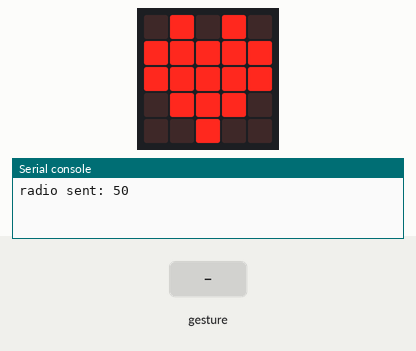
Recording of a program running on a simulated BBC micro:bit (MakeCode). Parts: the board's 5×5 LED display, the last lines printed to the serial console. The test bench sets the inputs (shaded band). No radio messages arrive unless stated (any console line starting 'radio sent:' is added by the test bench); a tilt is held for 1.5 s and a shake lasts 1 s, then the board lies face up again.

Above: at 1.2 s.
1.3 s: gesture 'tilt right'
At 2.6 s:
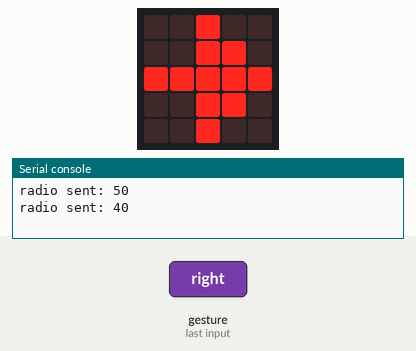
4.3 s: gesture 'tilt left'
At 5.0 s:
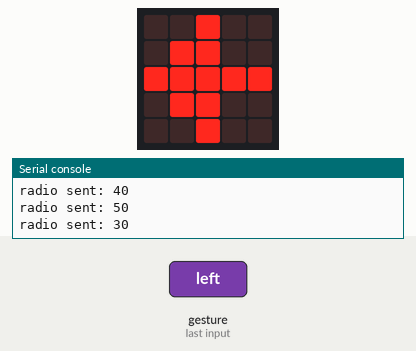
7.3 s: gesture 'logo down'
At 8.4 s:
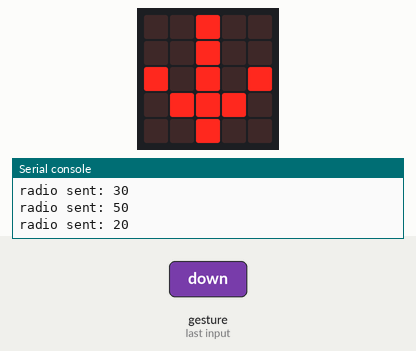
10.3 s: gesture 'logo up'
At 10.7 s:
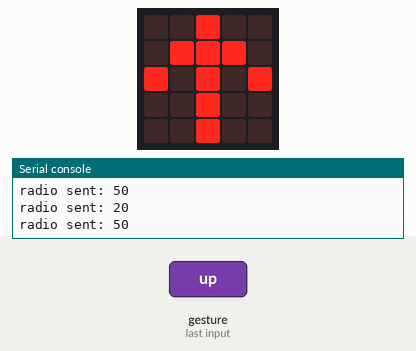
Timing chart, 0 to 13.3 s (numbered marks = the images above; inputs shaded):
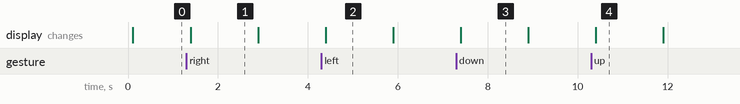

The program:

main.ts
```typescript
input.onGesture(Gesture.TiltRight, function () {
    basic.showLeds(`
        . . # . .
        . . # # .
        # # # # #
        . . # # .
        . . # . .
        `)
    radio.sendNumber(40)
})
input.onGesture(Gesture.TiltLeft, function () {
    basic.showLeds(`
        . . # . .
        . # # . .
        # # # # #
        . # # . .
        . . # . .
        `)
    radio.sendNumber(30)
})
input.onGesture(Gesture.ScreenUp, function () {
    basic.showLeds(`
        . # . # .
        # # # # #
        # # # # #
        . # # # .
        . . # . .
        `)
    radio.sendNumber(50)
})
input.onGesture(Gesture.LogoDown, function () {
    basic.showLeds(`
        . . # . .
        . . # . .
        # . # . #
        . # # # .
        . . # . .
        `)
    radio.sendNumber(20)
})
input.onGesture(Gesture.LogoUp, function () {
    basic.showLeds(`
        . . # . .
        . # # # .
        # . # . #
        . . # . .
        . . # . .
        `)
    radio.sendNumber(10)
})
radio.setGroup(75)
basic.forever(function () {

})
```

test.ts
```typescript
// 테스트는 여기로 이동합니다; 이 패키지가 확장으로 사용될 때 컴파일되지 않을 것 입니다.
```

Measured:
- after the input at 1.3 s, the display: changes after 0.10 s (image 1)
- after the input at 4.3 s, the display: changes after 0.10 s (image 2)
- after the input at 7.3 s, the display: changes after 0.10 s (image 3)
- after the input at 10.3 s, the display: changes after 0.10 s (image 4)
- what the display in image 1 shows lasts 1.5 s, from 1.4 s to 2.9 s
